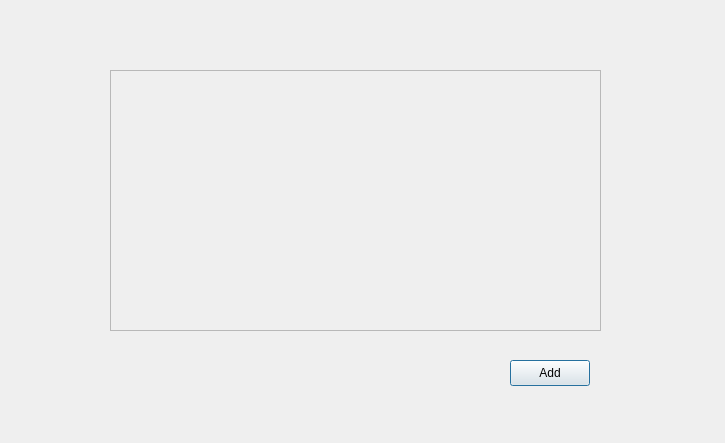
<?xml version="1.0" encoding="UTF-8"?>
<ui version="4.0">
 <class>Dialog</class>
 <widget class="QDialog" name="Dialog">
  <property name="geometry">
   <rect>
    <x>0</x>
    <y>0</y>
    <width>725</width>
    <height>443</height>
   </rect>
  </property>
  <property name="windowTitle">
   <string>Search PVs</string>
  </property>
  <property name="styleSheet">
   <string notr="true">background-color: rgb(239, 239, 239);</string>
  </property>
  <widget class="QTextEdit" name="textEdit">
   <property name="geometry">
    <rect>
     <x>110</x>
     <y>70</y>
     <width>491</width>
     <height>261</height>
    </rect>
   </property>
  </widget>
  <widget class="QPushButton" name="pushButton">
   <property name="geometry">
    <rect>
     <x>510</x>
     <y>360</y>
     <width>80</width>
     <height>26</height>
    </rect>
   </property>
   <property name="text">
    <string>Add</string>
   </property>
  </widget>
 </widget>
 <resources/>
 <connections>
  <connection>
   <sender>pushButton</sender>
   <signal>clicked()</signal>
   <receiver>Dialog</receiver>
   <slot>addButton_click()</slot>
   <hints>
    <hint type="sourcelabel">
     <x>539</x>
     <y>385</y>
    </hint>
    <hint type="destinationlabel">
     <x>398</x>
     <y>412</y>
    </hint>
   </hints>
  </connection>
 </connections>
 <slots>
  <slot>addButton_click()</slot>
 </slots>
</ui>
